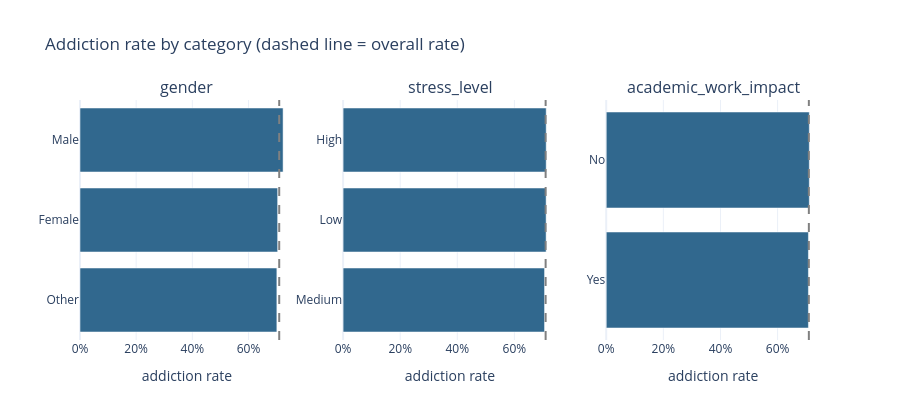

Write notebook code for a chart like this one.
### Markdown cell above
## 4. Categorical feature addiction rate

### Code cell
fig = make_subplots(rows=1, cols=len(CAT_COLS), subplot_titles=CAT_COLS)
overall_rate = train[TARGET].mean()

for i, col in enumerate(CAT_COLS, start=1):
    rate = train.groupby(col, observed=True)[TARGET].mean().sort_values()
    fig.add_bar(x=rate.values, y=rate.index, orientation="h",
                marker_color="#31688e", showlegend=False, row=1, col=i,
                hovertemplate="%{y}: %{x:.1%}<extra></extra>")
    fig.add_vline(x=overall_rate, line_dash="dash", line_color="grey", row=1, col=i)

fig.update_xaxes(title_text="addiction rate", tickformat=".0%")
fig.update_layout(title="Addiction rate by category (dashed line = overall rate)", height=420)
show_fig(fig, width=1050)

### Figure 1 — Plotly figure (JSON) as saved in the notebook; plotly's stock layout.template omitted (floating-point values rounded to 4 significant figures)
{"data": [{"hovertemplate": "%{y}: %{x:.1%}<extra></extra>", "marker": {"color": "#31688e"}, "orientation": "h", "showlegend": false, "type": "bar", "x": [0.701, 0.7038, 0.7232], "xaxis": "x", "y": ["Other", "Female", "Male"], "yaxis": "y"}, {"hovertemplate": "%{y}: %{x:.1%}<extra></extra>", "marker": {"color": "#31688e"}, "orientation": "h", "showlegend": false, "type": "bar", "x": [0.7057, 0.7112, 0.7114], "xaxis": "x2", "y": ["Medium", "Low", "High"], "yaxis": "y2"}, {"hovertemplate": "%{y}: %{x:.1%}<extra></extra>", "marker": {"color": "#31688e"}, "orientation": "h", "showlegend": false, "type": "bar", "x": [0.7079, 0.711], "xaxis": "x3", "y": ["Yes", "No"], "yaxis": "y3"}], "layout": {"annotations": [{"font": {"size": 16}, "showarrow": false, "text": "gender", "x": 0.1444, "xanchor": "center", "xref": "paper", "y": 1.0, "yanchor": "bottom", "yref": "paper"}, {"font": {"size": 16}, "showarrow": false, "text": "stress_level", "x": 0.5, "xanchor": "center", "xref": "paper", "y": 1.0, "yanchor": "bottom", "yref": "paper"}, {"font": {"size": 16}, "showarrow": false, "text": "academic_work_impact", "x": 0.8556, "xanchor": "center", "xref": "paper", "y": 1.0, "yanchor": "bottom", "yref": "paper"}], "height": 420, "shapes": [{"line": {"color": "grey", "dash": "dash"}, "type": "line", "x0": 0.7094, "x1": 0.7094, "xref": "x", "y0": 0, "y1": 1, "yref": "y domain"}, {"line": {"color": "grey", "dash": "dash"}, "type": "line", "x0": 0.7094, "x1": 0.7094, "xref": "x2", "y0": 0, "y1": 1, "yref": "y2 domain"}, {"line": {"color": "grey", "dash": "dash"}, "type": "line", "x0": 0.7094, "x1": 0.7094, "xref": "x3", "y0": 0, "y1": 1, "yref": "y3 domain"}], "title": {"text": "Addiction rate by category (dashed line = overall rate)"}, "xaxis": {"anchor": "y", "domain": [0.0, 0.2889], "tickformat": ".0%", "title": {"text": "addiction rate"}}, "xaxis2": {"anchor": "y2", "domain": [0.3556, 0.6444], "tickformat": ".0%", "title": {"text": "addiction rate"}}, "xaxis3": {"anchor": "y3", "domain": [0.7111, 1.0], "tickformat": ".0%", "title": {"text": "addiction rate"}}, "yaxis": {"anchor": "x", "domain": [0.0, 1.0]}, "yaxis2": {"anchor": "x2", "domain": [0.0, 1.0]}, "yaxis3": {"anchor": "x3", "domain": [0.0, 1.0]}}}
